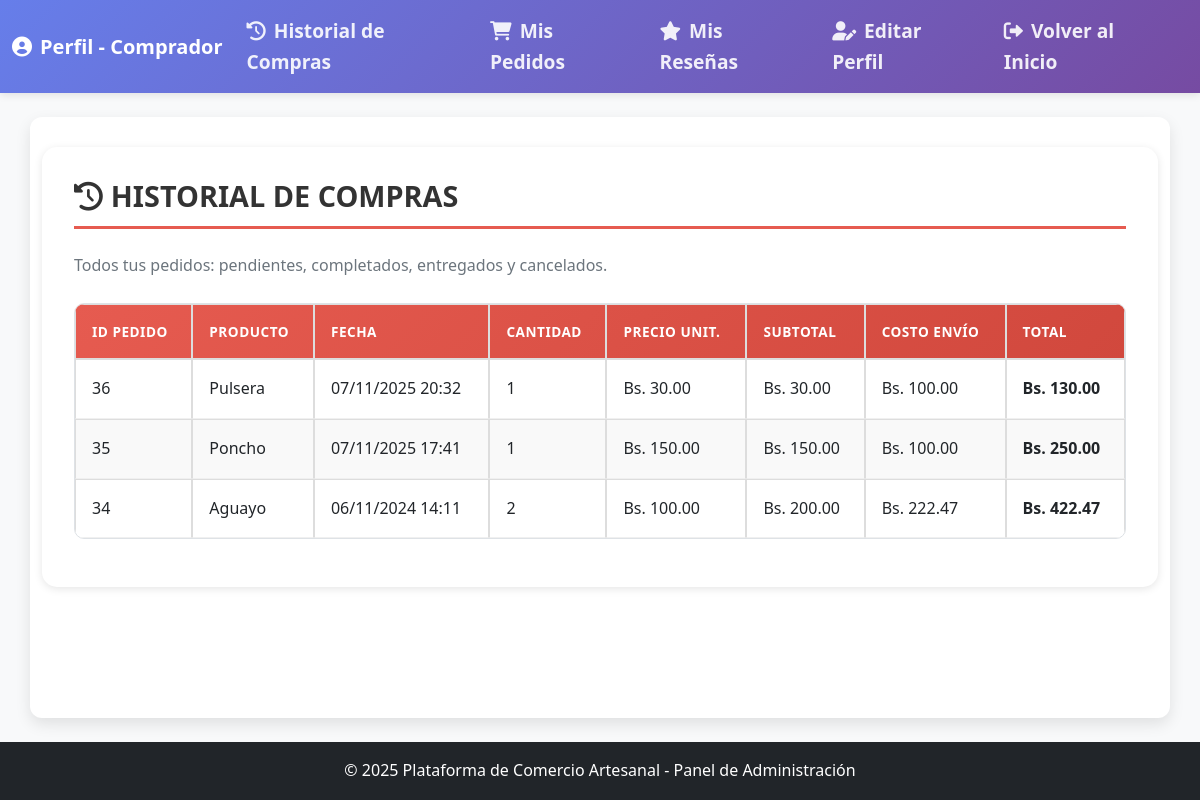
Before: /Dashboard/Dashboard_comprador.php?seccion=historial (signed in) with the older database file.
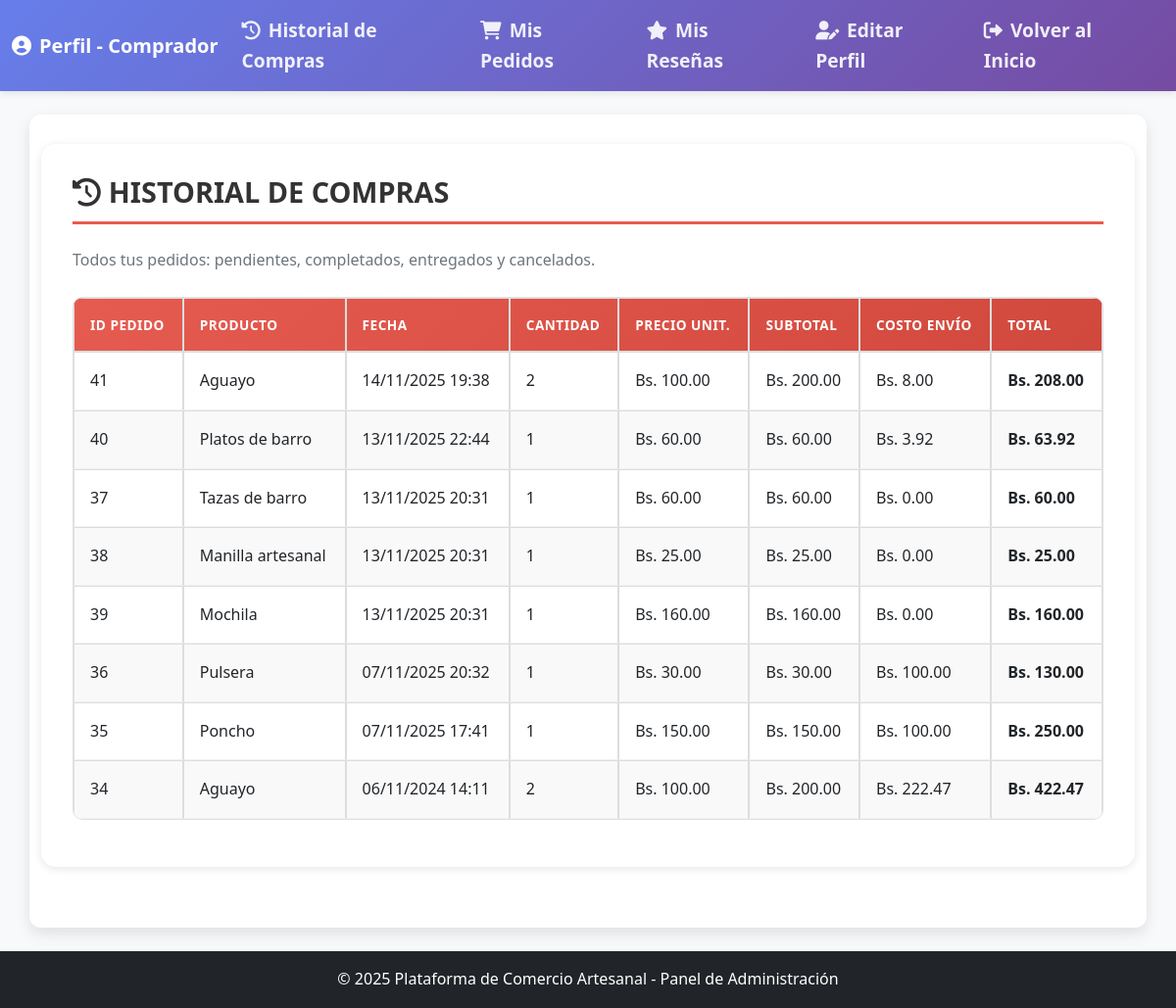
After: the same page with the newer database file.
### tables this page shows
CREATE TABLE `pedido_carrito` (
  `id_pedido_carrito` int(11) NOT NULL,
  `cantidad` int(11) NOT NULL,
  `estado_pedido` enum('pendiente','completado','cancelado') NOT NULL,
  `fecha_pedido` datetime NOT NULL,
  `costo_envio` decimal(10,2) DEFAULT NULL,
  `pdf_factura` blob DEFAULT NULL,
  `id_producto` int(11) NOT NULL,
  `id_pago` int(11) NOT NULL,
  `id_comprador` int(11) NOT NULL,
  `id_ubicacion` int(11) NOT NULL
);

CREATE TABLE `producto` (
  `id_producto` int(11) NOT NULL,
  `nombre` varchar(255) NOT NULL,
  `caracteristica` text DEFAULT NULL,
  `precio` decimal(10,2) NOT NULL,
  `stock` int(11) NOT NULL,
  `fecha_creacion` timestamp NULL DEFAULT current_timestamp(),
  `fecha_actualizacion` timestamp NULL DEFAULT current_timestamp() ON UPDATE current_timestamp(),
  `imagenes` text DEFAULT NULL,
  `id_comunario` int(11) DEFAULT NULL,
  `id_categoria` int(11) NOT NULL
);

### Dashboard/Funciones_db/functions_comprador.php (the view, shortened to what this page needs)
<?php
function historialCompras($id_comprador) {
    global $conn;
    $sql = $conn->prepare("SELECT pc.*, p.nombre as producto_nombre, p.precio, pag.monto, pag.estado_pago
                           FROM pedido_carrito pc
                           INNER JOIN producto p ON pc.id_producto = p.id_producto
                           INNER JOIN pago pag ON pc.id_pago = pag.id_pago
                           WHERE pc.id_comprador = ?
                           AND pc.estado_pedido != 'pendiente'
                           ORDER BY pc.fecha_pedido DESC");
    $sql->bind_param("i", $id_comprador);
    $sql->execute();
    $result = $sql->get_result();
    echo '<div class="main-card">';
    echo '<h2 class="section-title"><i class="fas fa-history me-2"></i>Historial de Compras</h2>';
    echo '<p class="text-muted mb-4">Todos tus pedidos: pendientes, completados, entregados y cancelados.</p>';
    if ($result->num_rows > 0) {
        echo '<div class="table-responsive">';
        echo '<table class="table table-modern">';
        echo '<thead>';
        echo '<tr>';
        echo '<th>ID Pedido</th>';
        echo '<th>Producto</th>';
        echo '<th>Fecha</th>';
        echo '<th>Cantidad</th>';
        echo '<th>Precio Unit.</th>';
        echo '<th>Subtotal</th>';
        echo '<th>Costo Envío</th>';
        echo '<th>Total</th>';
        echo '</tr>';
        echo '</thead>';
        echo '<tbody>';
        while ($row = $result->fetch_assoc()) {
            $subtotal = $row['cantidad'] * $row['precio'];
            $total = $subtotal + ($row['costo_envio'] ?? 0);
            echo '<tr>';
            echo '<td>' . htmlspecialchars($row['id_pedido_carrito']) . '</td>';
            echo '<td>' . htmlspecialchars($row['producto_nombre']) . '</td>';
            echo '<td>' . date('d/m/Y H:i', strtotime($row['fecha_pedido'])) . '</td>';
            echo '<td>' . htmlspecialchars($row['cantidad']) . '</td>';
            echo '<td>Bs. ' . number_format($row['precio'], 2) . '</td>';
            echo '<td>Bs. ' . number_format($subtotal, 2) . '</td>';
            echo '<td>Bs. ' . number_format($row['costo_envio'] ?? 0, 2) . '</td>';
            echo '<td><strong>Bs. ' . number_format($total, 2) . '</strong></td>';
            echo '</tr>';
        }
        echo '</tbody>';
        echo '</table>';
        echo '</div>';
    } else {
        echo '<div class="empty-state">';
        echo '<i class="fas fa-inbox"></i>';
        echo '<h4>No tienes compras registradas</h4>';
        echo '<p>Aún no has realizado ninguna compra.</p>';
        echo '</div>';
    }
    echo '</div>';
}
?>

Changed rows visible on the page:
added pedido_carrito: id_pedido_carrito "41", id_producto.nombre "Aguayo", fecha_pedido "14/11/2025 19:38", cantidad "2", id_producto.precio "100.00", cantidad.precio "200.00", costo_envio "8.00", total "208.00"
added pedido_carrito: id_pedido_carrito "40", id_producto.nombre "Platos de barro", fecha_pedido "13/11/2025 22:44", cantidad "1", id_producto.precio "60.00", costo_envio "3.92", total "63.92"
now on this page (row edited): pedido_carrito: id_pedido_carrito "37", id_producto.nombre "Tazas de barro", fecha_pedido "13/11/2025 20:31", cantidad "1", id_producto.precio "60.00", costo_envio "0.00"
now on this page (row edited): pedido_carrito: id_pedido_carrito "38", id_producto.nombre "Manilla artesanal", fecha_pedido "13/11/2025 20:31", cantidad "1", id_producto.precio "25.00", costo_envio "0.00"
now on this page (row edited): pedido_carrito: id_pedido_carrito "39", id_producto.nombre "Mochila", fecha_pedido "13/11/2025 20:31", cantidad "1", id_producto.precio "160.00", costo_envio "0.00"
